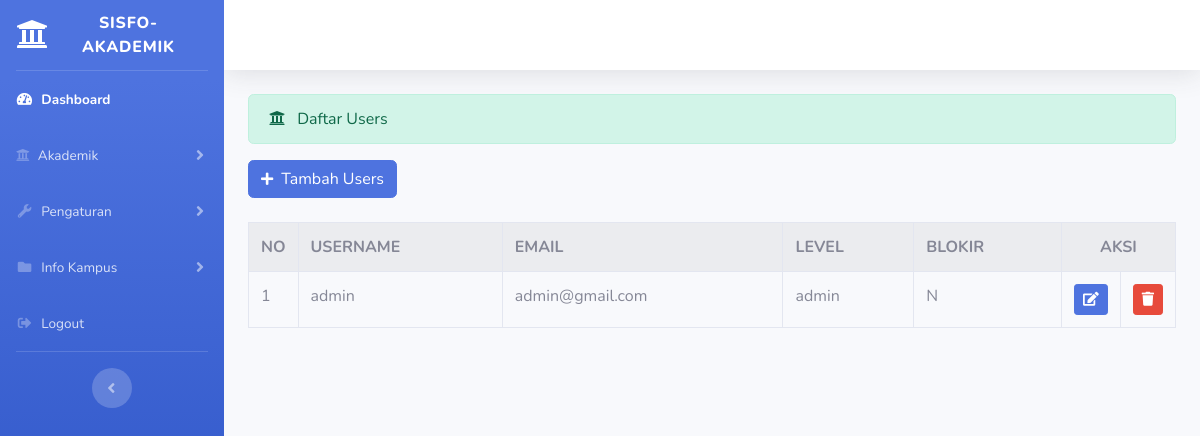
/index.php/administrator/users, run on the app's committed database.
### tables this page shows
CREATE TABLE `user` (
  `id` int(11) NOT NULL,
  `username` varchar(100) NOT NULL,
  `password` varchar(255) NOT NULL,
  `email` varchar(255) NOT NULL,
  `level` enum('admin','user') NOT NULL,
  `blokir` enum('N','Y') NOT NULL,
  `id_session` varchar(255) NOT NULL
);

### application/controllers/administrator/users.php (called while the page is built, shortened)
<?php
class Users extends CI_Controller {
	public function index()
	{
        $data['users'] = $this->user_model->tampil_data('user')->result();
		$this->load->view('templates_administrator/header');
        $this->load->view('templates_administrator/sidebar');
        $this->load->view('administrator/daftar_users', $data);
        $this->load->view('templates_administrator/footer');
    }
}

### index.php (called while the page is built, shortened)
<?php
require_once BASEPATH.'core/CodeIgniter.php';

### application/models/user_model.php (called while the page is built, shortened)
<?php
class User_model extends CI_Model {
    public function tampil_data($table)
    {
        return $this->db->get($table);
    }
}

### application/views/administrator/daftar_users.php (the view, shortened to what this page needs)
<div class="container-fluid">
<div class="alert alert-success" role="alert">
    <i class="fas fa-university mr-2"></i> Daftar Users
    </div>
    <?= anchor('administrator/users/tambah_users', '<button class="btn btn-primary"><i class="fas fa-plus fa-sm mr-2"></i>Tambah Users</button>'); ?>
    <table class="table table-bordered table-striped table-hover mt-4">
        <tr>
         <th width="20px">NO</th>
         <th>USERNAME</th>
         <th>EMAIL</th>
         <th>LEVEL</th>
         <th>BLOKIR</th>
         <th colspan="2" class="text-center">AKSI</th>
        </tr>
        <?php $no = 1; ?>
        <?php foreach ($users as $user) : ?>
            <tr>
                <td width="20px"><?= $no; ?></td>
                <td><?= $user->username; ?></td>
                <td><?= $user->email; ?></td>
                <td><?= $user->level; ?></td>
                <td><?= $user->blokir; ?></td>
                <td width="20px"><?= anchor('administrator/users/update/'.$user->id, '<div class="btn btn-sm btn-primary"><i class="fa fa-edit"><i></div>'); ?></td>
                <td width="20px"><?= anchor('administrator/users/delete/'.$user->id, '<div class="btn btn-sm btn-danger"><i class="fa fa-trash"><i></div>'); ?></td>
            </tr>
            <?php $no++; ?>
        <?php endforeach; ?>
    </table>
</div>

### data on the page
user: username "admin", email "admin@gmail.com", level "admin", blokir "N"
